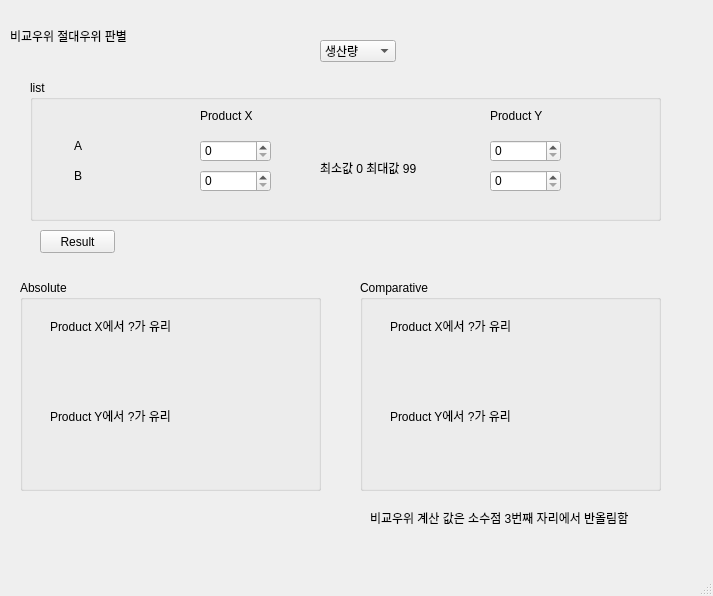
<?xml version="1.0" encoding="UTF-8"?>
<ui version="4.0">
 <class>MainWindow</class>
 <widget class="QMainWindow" name="MainWindow">
  <property name="geometry">
   <rect>
    <x>0</x>
    <y>0</y>
    <width>713</width>
    <height>596</height>
   </rect>
  </property>
  <property name="windowTitle">
   <string>MainWindow</string>
  </property>
  <widget class="QWidget" name="centralwidget">
   <widget class="QLabel" name="label">
    <property name="geometry">
     <rect>
      <x>10</x>
      <y>20</y>
      <width>201</width>
      <height>31</height>
     </rect>
    </property>
    <property name="text">
     <string>비교우위 절대우위 판별</string>
    </property>
   </widget>
   <widget class="QGroupBox" name="groupBox">
    <property name="geometry">
     <rect>
      <x>30</x>
      <y>80</y>
      <width>631</width>
      <height>141</height>
     </rect>
    </property>
    <property name="title">
     <string>list</string>
    </property>
    <widget class="QLabel" name="label_2">
     <property name="geometry">
      <rect>
       <x>20</x>
       <y>60</y>
       <width>56</width>
       <height>12</height>
      </rect>
     </property>
     <property name="text">
      <string>A</string>
     </property>
     <property name="alignment">
      <set>Qt::AlignCenter</set>
     </property>
    </widget>
    <widget class="QLabel" name="label_3">
     <property name="geometry">
      <rect>
       <x>20</x>
       <y>90</y>
       <width>56</width>
       <height>12</height>
      </rect>
     </property>
     <property name="text">
      <string>B</string>
     </property>
     <property name="alignment">
      <set>Qt::AlignCenter</set>
     </property>
    </widget>
    <widget class="QLabel" name="label_5">
     <property name="geometry">
      <rect>
       <x>460</x>
       <y>30</y>
       <width>56</width>
       <height>12</height>
      </rect>
     </property>
     <property name="text">
      <string>Product Y</string>
     </property>
    </widget>
    <widget class="QLabel" name="XALabel_2">
     <property name="geometry">
      <rect>
       <x>160</x>
       <y>90</y>
       <width>56</width>
       <height>12</height>
      </rect>
     </property>
     <property name="text">
      <string/>
     </property>
    </widget>
    <widget class="QLabel" name="label_6">
     <property name="geometry">
      <rect>
       <x>170</x>
       <y>30</y>
       <width>56</width>
       <height>12</height>
      </rect>
     </property>
     <property name="text">
      <string>Product X</string>
     </property>
    </widget>
    <widget class="QSpinBox" name="axsb">
     <property name="geometry">
      <rect>
       <x>170</x>
       <y>60</y>
       <width>71</width>
       <height>22</height>
      </rect>
     </property>
    </widget>
    <widget class="QSpinBox" name="aysb">
     <property name="geometry">
      <rect>
       <x>460</x>
       <y>60</y>
       <width>71</width>
       <height>22</height>
      </rect>
     </property>
    </widget>
    <widget class="QSpinBox" name="bysb">
     <property name="geometry">
      <rect>
       <x>460</x>
       <y>90</y>
       <width>71</width>
       <height>22</height>
      </rect>
     </property>
    </widget>
    <widget class="QSpinBox" name="bxsb">
     <property name="geometry">
      <rect>
       <x>170</x>
       <y>90</y>
       <width>71</width>
       <height>22</height>
      </rect>
     </property>
    </widget>
    <widget class="QLabel" name="label_4">
     <property name="geometry">
      <rect>
       <x>290</x>
       <y>80</y>
       <width>111</width>
       <height>16</height>
      </rect>
     </property>
     <property name="text">
      <string>최소값 0 최대값 99</string>
     </property>
    </widget>
   </widget>
   <widget class="QPushButton" name="ResultBtn">
    <property name="geometry">
     <rect>
      <x>40</x>
      <y>230</y>
      <width>75</width>
      <height>23</height>
     </rect>
    </property>
    <property name="text">
     <string>Result</string>
    </property>
   </widget>
   <widget class="QGroupBox" name="groupBox_2">
    <property name="geometry">
     <rect>
      <x>20</x>
      <y>280</y>
      <width>301</width>
      <height>211</height>
     </rect>
    </property>
    <property name="title">
     <string>Absolute</string>
    </property>
    <widget class="QLabel" name="abx">
     <property name="geometry">
      <rect>
       <x>30</x>
       <y>30</y>
       <width>241</width>
       <height>31</height>
      </rect>
     </property>
     <property name="text">
      <string>Product X에서 ?가 유리</string>
     </property>
    </widget>
    <widget class="QLabel" name="aby">
     <property name="geometry">
      <rect>
       <x>30</x>
       <y>120</y>
       <width>241</width>
       <height>31</height>
      </rect>
     </property>
     <property name="text">
      <string>Product Y에서 ?가 유리</string>
     </property>
    </widget>
   </widget>
   <widget class="QGroupBox" name="groupBox_3">
    <property name="geometry">
     <rect>
      <x>360</x>
      <y>280</y>
      <width>301</width>
      <height>211</height>
     </rect>
    </property>
    <property name="title">
     <string>Comparative</string>
    </property>
    <widget class="QLabel" name="comx">
     <property name="geometry">
      <rect>
       <x>30</x>
       <y>30</y>
       <width>241</width>
       <height>31</height>
      </rect>
     </property>
     <property name="text">
      <string>Product X에서 ?가 유리</string>
     </property>
    </widget>
    <widget class="QLabel" name="comy">
     <property name="geometry">
      <rect>
       <x>30</x>
       <y>120</y>
       <width>251</width>
       <height>31</height>
      </rect>
     </property>
     <property name="text">
      <string>Product Y에서 ?가 유리</string>
     </property>
    </widget>
   </widget>
   <widget class="QComboBox" name="combo">
    <property name="geometry">
     <rect>
      <x>320</x>
      <y>40</y>
      <width>76</width>
      <height>22</height>
     </rect>
    </property>
    <item>
     <property name="text">
      <string>생산량</string>
     </property>
    </item>
    <item>
     <property name="text">
      <string>생산비용</string>
     </property>
    </item>
   </widget>
   <widget class="QLabel" name="label_7">
    <property name="geometry">
     <rect>
      <x>370</x>
      <y>510</y>
      <width>301</width>
      <height>16</height>
     </rect>
    </property>
    <property name="text">
     <string>비교우위 계산 값은 소수점 3번째 자리에서 반올림함</string>
    </property>
   </widget>
  </widget>
  <widget class="QMenuBar" name="menubar">
   <property name="geometry">
    <rect>
     <x>0</x>
     <y>0</y>
     <width>713</width>
     <height>21</height>
    </rect>
   </property>
  </widget>
  <widget class="QStatusBar" name="statusbar"/>
 </widget>
 <resources/>
 <connections/>
</ui>
